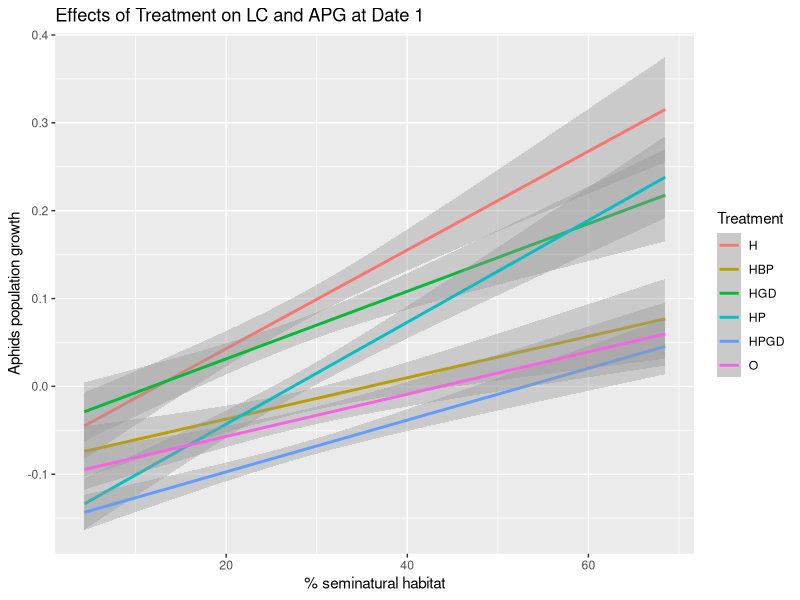

Write R code to recreate this figure.
#Date1_population growth and seminatural habitat
#import data file
library(readr)
Data1 <- read.table("Project data.csv", header = TRUE, dec = ",", sep =";")

###dataframe for sampling date1 
DATE1 <- Data1[Data1$Date == "1", ]

#calculate the aphids population growth at date1
logNaphids_D1 <- log(DATE1$aphid_live+1) - log(DATE1$aphidsinoculated_init+1) 
APG_D1 <- logNaphids_D1/10

#dataframe for seminatural habitat and aphids population growth at date1 
DATE1APG <- data.frame(DATE1, APG_D1)

####line graph (Figure 1B at date1)
#barplot for % Seminatural habitat and APhid population growth
library(ggplot2)
q <- ggplot(DATE1APG, aes(x = Pt.seminatural, y = APG_D1, color = Treatment))
q <- q + labs(x= "% seminatural habitat", y="Aphids population growth", title = "Effects of Treatment on LC and APG at Date 1")
#if scatter plot is needed
#q <- q + geom_point()
q <- q + geom_smooth(method = "lm")
print(q)
